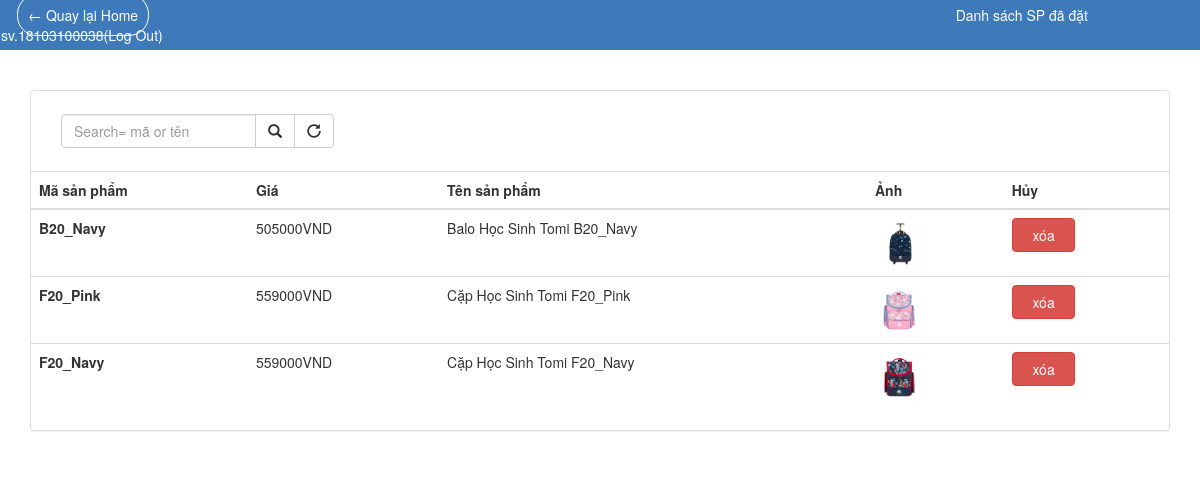
The page /?controllers=sale&&id=sv.18103100038 (signed in) on the database its author committed.
### tables this page shows
CREATE TABLE `giohang` (
  `username` varchar(20) NOT NULL,
  `id` varchar(100) NOT NULL,
  `ten` varchar(100) NOT NULL,
  `gia` varchar(100) NOT NULL,
  `image` varchar(100) NOT NULL
);

### Controllers/SaleController.php (called while the page is built, shortened)
<?php
class SaleController extends BaseController
{   public function __construct()
	{
        require('./Model/Database.php');
	}
    public function index(){
       require("./Views/dssanpham.php");
    }
}

### index.php (called while the page is built, shortened)
<?php
$actionName =strtolower($_REQUEST['action']??'index');
$controllerObj= new $controllerName;
$controllerObj->$actionName();

### Views/dssanpham.php (the view, shortened to what this page needs)
<!DOCTYPE html>
<html lang="en">
<head>
	<link rel="stylesheet" href="css/bootstrap.min.css"/>
    <link rel="stylesheet" href="./Views/web.css"/>
  <link rel="stylesheet" href="https://maxcdn.bootstrapcdn.com/bootstrap/3.4.1/css/bootstrap.min.css">
</head>
<body>
	<div>
    <table class="bhd" >
           <tr >
            <td >
            <a class="RTC mg fcl" href="./?controllers=back&&id=''" style="text-decoration: none">← Quay lại Home</a>
                <span class="right" style="margin-left: 67%;">
                    <a class="fcl bd" href="" style="text-decoration: none">Danh sách SP đã đặt</a> &nbsp
                    <a class="fcl bd" href="./" style="text-decoration: none"><?php echo $_GET['id']?>(Log Out)</a> &nbsp
                </span>
            </td>
           </tr>
       </table>
	 <br></br>
	<div class="container">
  <div class="panel panel-default">
            <div class="panel-body">
            <?php
            echo '<form class="navbar-form navbar-left" method="post">
            <div class="input-group">
            <input
               type="text"
               class="form-control"
               placeholder="Search= mã or tên"
               name="search" >
               <div class="input-group-btn"  >
               <button name ="add" type="submit" class="btn btn-default">
               <i class="glyphicon glyphicon-search" ></i></button>
            <a  href="./?controllers=sale&&id='.$_GET['id'].'" class="btn btn-default" type="button" >
            <i  class="glyphicon glyphicon-repeat"></i>
            </a>
            </div>
            </div>
          </div>
        </form>
	 <table class="table align-middle" >
        <thead>
          <tr>
            <th scope="col">Mã sản phẩm</th>
            <th scope="col">Giá </th>
            <th scope="col">Tên sản phẩm</th>
            <th scope="col">Ảnh</th>
            <th scope="col">Hủy</th>
          </tr>
        </thead>
        <tbody>';
        $tk=$_GET['id'];
        if($tk)
        { $conn = mysqli_connect('localhost','root','','thegioituixach') or die('connect failed');
          mysqli_query($conn,'SET NAMES UTF8');
        if(isset($_POST['add']))
          { $h1=$_POST['search'];
            $sql = "SELECT * FROM giohang where  id='$h1' and  username= '$tk'";
            $result = mysqli_query($conn,$sql);}
          else
          {$sql = "SELECT * FROM giohang where username= '$tk' ";
           $result = mysqli_query($conn,$sql);}}
        else
        {$result=NULL;}
		 ?>
		<?php while($row = mysqli_fetch_array($result)): ?>
		 <tr>
          <th scope="row"><?php echo $row['id']?></th>
          <td><?php echo $row['gia']?>VND</td>
          <td><?php echo $row['ten']?></td>
          <td><img style="width:50px"  src="<?php echo $row['image']?>"></td>
          <td>
		  <?php echo '<a href="./?controllers=delete&&mt='.$row['id'].'&&id='.$tk.'" class="btn btn-danger">&nbsp xóa &nbsp</a>';
		  ?>
            </td>
            <?php endwhile; ?>
        </tr>
        </tbody>
      </table>
       </div>
	</div>
  <br></br><br></br><br>
	</body>
</html>

### Views/web.css (style rules this page uses)
.bhd { border:1px solid #3e7ab9; background: #3e7ab9 ; width: 100%; height: 50px; }
.RTC { border: 0.01px solid #ffffff; border-radius: 20px; padding: 10px; }
.fcl { color: #ffffff; }
.mg { margin-left: 16px; }
html { font-family: sans-serif; line-height: 1.15; text-size-adjust: 100%; -webkit-tap-highlight-color: transparent; }
.right { margin-left: 60%; }

### rows shown on the page
giohang: id "B20_Navy", gia "505000", ten "Balo Học Sinh Tomi B20_Navy", image (picture)
giohang: id "F20_Pink", gia "559000", ten "Cặp Học Sinh Tomi F20_Pink", image (picture)
giohang: id "F20_Navy", gia "559000", ten "Cặp Học Sinh Tomi F20_Navy", image (picture)

### other values the page prints
$_GET['id'] "sv.18103100038"
